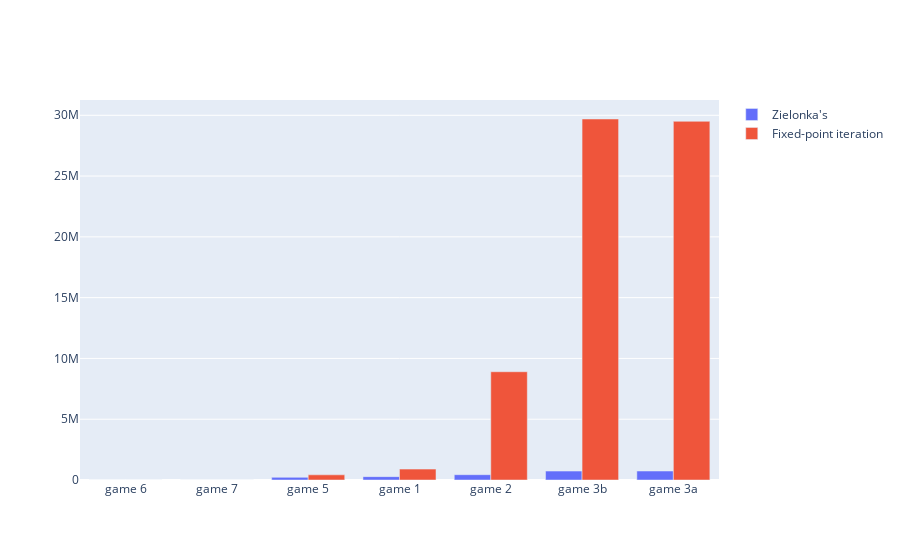

The notebook cell this image was saved under:
### Code cell
plot_running_times(
    ['Zielonka\'s','Fixed-point iteration'],
    [
        "/home/sjef/AfstudeerRepo/implementation/testsuite/data/singles/csvs/clean_elevator_zlnk.data.csv",
        "/home/sjef/AfstudeerRepo/implementation/testsuite/data/singles/csvs/clean_elevator_MBR.data.csv"
    ],0)

### Figure 1 — Plotly figure (JSON) as saved in the notebook; plotly's stock layout.template omitted (floating-point values rounded to 4 significant figures)
{"data": [{"name": "Zielonka's", "type": "bar", "x": ["game 6", "game 7", "game 5", "game 1", "game 2", "game 3b", "game 3a"], "y": [0.2856, 0.2857, 216200.0, 277300.0, 436300.0, 733200.0, 737900.0]}, {"name": "Fixed-point iteration", "type": "bar", "x": ["game 6", "game 7", "game 5", "game 1", "game 2", "game 3b", "game 3a"], "y": [0.1826, 0.1832, 425400.0, 896000.0, 8906000.0, 29690000.0, 29500000.0]}], "layout": {"barmode": "group"}}
